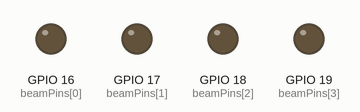
The sketch below on a simulated ESP32. On the bench: output pins drawn as LEDs (lit = HIGH). What the sketch prints to the serial monitor is not drawn.

Above: at 0.12 s.
At 0.62 s:
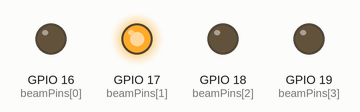
At 1.12 s:
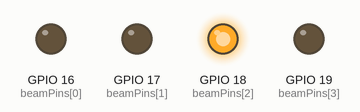
At 2.38 s:
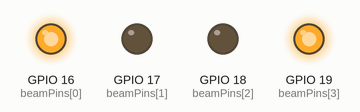
At 3.63 s:
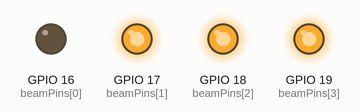
At 4.88 s:
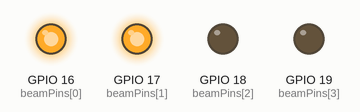
Timing chart, 0 to 5.2 s (numbered marks = the images above):
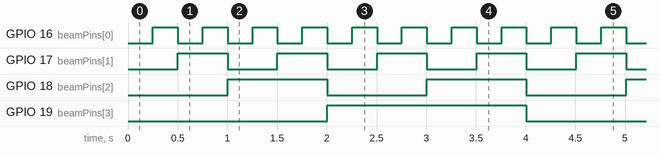

The sketch:

esp32_tx_rssi.ino
```cpp
#include <WiFi.h>
#include <WiFiUdp.h>

const char* ssid = "BeamTwinAP";
const char* password = "12345678";

WiFiUDP udp;
const int udpPort = 4210;

const int beamPins[4] = {16, 17, 18, 19}; // Beam control bits
int currentBeam = 0;

void setBeam(int beamID) {
  for (int i = 0; i < 4; i++) {
    digitalWrite(beamPins[i], (beamID >> i) & 0x01);
  }
}

void setup() {
  Serial.begin(115200);

  for (int i = 0; i < 4; i++) {
    pinMode(beamPins[i], OUTPUT);
  }

  WiFi.softAP(ssid, password);
  udp.begin(udpPort);

  Serial.println("ESP32-TX Beam Controller Ready");
}

void loop() {
  for (int beam = 0; beam < 16; beam++) {
    setBeam(beam);
    currentBeam = beam;

    // Notify RX which beam is active
    udp.beginPacket("192.168.4.255", udpPort);
    udp.printf("BEAM:%d", beam);
    udp.endPacket();

    delay(250); // Beam hold time
  }

  // Listen for best beam feedback
  int packetSize = udp.parsePacket();
  if (packetSize) {
    char buffer[32];
    int len = udp.read(buffer, 32);
    buffer[len] = '\0';

    if (strncmp(buffer, "BEST:", 5) == 0) {
      int bestBeam = atoi(buffer + 5);
      Serial.printf("Locking best beam: %d\n", bestBeam);
      setBeam(bestBeam);
      delay(3000); // Lock time
    }
  }
}
```

Measured:
- by itself, GPIO 16 (beamPins[0]): alternates HIGH for 0.25 s and LOW for 0.25 s
- by itself, GPIO 17 (beamPins[1]): alternates HIGH for 0.50 s and LOW for 0.50 s
- by itself, GPIO 18 (beamPins[2]): alternates HIGH for 1.0 s and LOW for 1.0 s
- by itself, GPIO 19 (beamPins[3]): alternates HIGH for 2.0 s and LOW for 2.0 s
